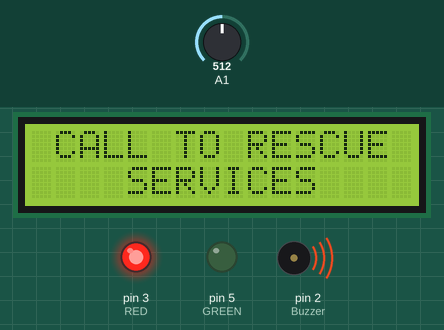
Simulated run of this sketch. Board: Arduino Uno, built with avr-gcc and run on an emulated ATmega328P. Shown: 16×2 character LCD, output pins drawn as LEDs (lit = HIGH), buzzer (waves = sounding, pin HIGH). The test bench sets the inputs (shaded band); at power-on: A1 = 512. What the sketch prints to the serial monitor is not drawn.

Above: at 1.3 s.
1.4 s: A1 set to 485
At 2.4 s:
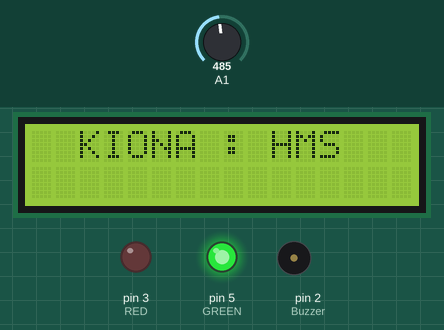
3.0 s: A1 set to 510
At 3.6 s:
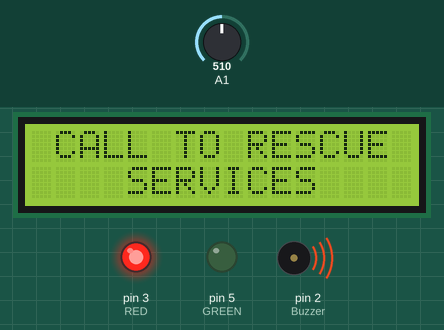
4.7 s: A1 set to 490
At 6.2 s:
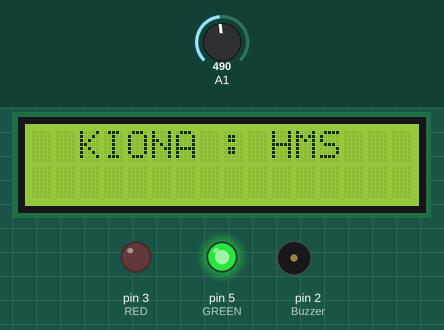
Timing chart, 0 to 7.7 s (numbered marks = the images above; inputs shaded):
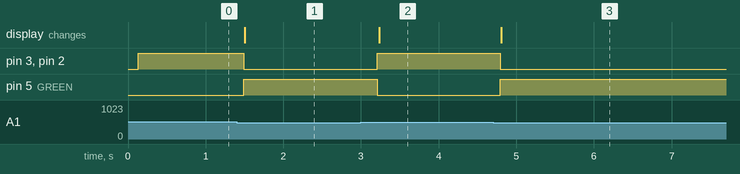

Measured:
- the behaviour switches between 501 and 500 on A1 (found by bisection; images 0 and 1)
- after the input at 1.4 s, pin 3 (RED), pin 2 (Buzzer): HIGH → LOW after 0.09 s; pin 5 (GREEN): LOW → HIGH after 0.09 s; the display: changes after 0.10 s (image 1)
- after the input at 3.0 s, pin 3 (RED), pin 2 (Buzzer): LOW → HIGH after 0.21 s; pin 5 (GREEN): HIGH → LOW after 0.21 s; the display: changes after 0.23 s (image 2)
- after the input at 4.7 s, pin 3 (RED), pin 2 (Buzzer): HIGH → LOW after 0.09 s; pin 5 (GREEN): LOW → HIGH after 0.09 s; the display: changes after 0.11 s (image 3)

The sketch:

water_purification_uno.ino
```cpp
#include <LiquidCrystal_I2C.h>
// Set the LCD address to 0x27 for a 16 chars and 2 line display
LiquidCrystal_I2C lcd(0x27,16,2);
#define Buzzer 2
#define RED 3
#define GREEN 5

void setup() {
   lcd.init();
  lcd.clear();
  lcd.backlight(); // Turns on backlight
  pinMode(A1, INPUT);
  pinMode(RED, OUTPUT);
  pinMode(GREEN, OUTPUT);
  pinMode(Buzzer, OUTPUT);
  Serial.begin(9600);
  // initialize the LCD
  lcd.begin(16,2);
}

void loop() {
 int gas= analogRead(A1);
 Serial.println(gas);
 //Serial.print("GAS");
 lcd.setCursor(0,0);
 //lcd.print("Hazards System");
 //delay(400);

 if(gas > 500)
 {
  digitalWrite(RED,HIGH);
  digitalWrite(GREEN, LOW);
  digitalWrite(Buzzer, HIGH);
  lcd.clear();
  lcd.setCursor(1,0);
  lcd.print("CALL TO RESCUE");
  lcd.setCursor(4,1);
  lcd.print("SERVICES");
 }
 else
 {
  digitalWrite(GREEN,HIGH);
  digitalWrite(RED, LOW);
  digitalWrite(Buzzer, LOW);
  lcd.clear();
  lcd.setCursor(2,0);
  lcd.print("KIONA : HMS");
 }
 delay(200);
}
```
